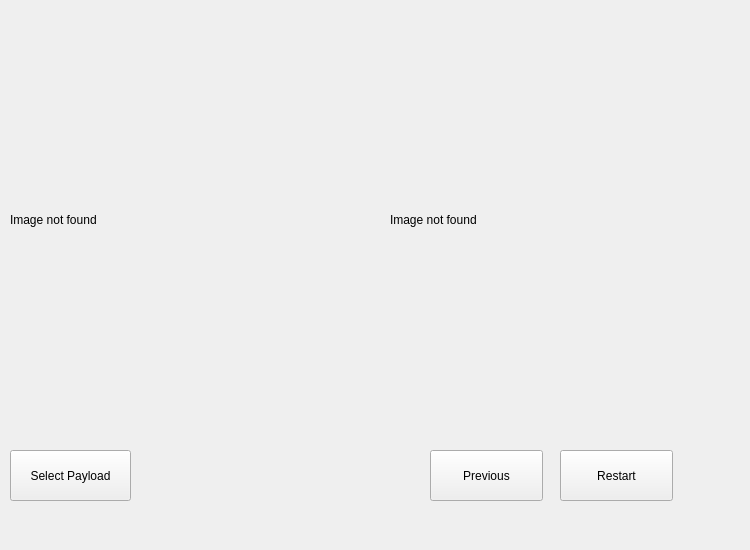
<?xml version="1.0" encoding="UTF-8"?>
<ui version="4.0">
 <class>Form</class>
 <widget class="QWidget" name="Form">
  <property name="geometry">
   <rect>
    <x>0</x>
    <y>0</y>
    <width>750</width>
    <height>550</height>
   </rect>
  </property>
  <property name="windowTitle">
   <string>Form</string>
  </property>
  <widget class="QPushButton" name="selectPayload">
   <property name="geometry">
    <rect>
     <x>10</x>
     <y>450</y>
     <width>121</width>
     <height>51</height>
    </rect>
   </property>
   <property name="text">
    <string>Select Payload</string>
   </property>
  </widget>
  <widget class="QWidget" name="verticalLayoutWidget">
   <property name="geometry">
    <rect>
     <x>390</x>
     <y>10</y>
     <width>351</width>
     <height>421</height>
    </rect>
   </property>
   <layout class="QVBoxLayout" name="verticalLayout">
    <item>
     <widget class="QLabel" name="carrierLabel">
      <property name="text">
       <string>&lt;html&gt;&lt;head/&gt;&lt;body&gt;&lt;p&gt;Image not found&lt;/p&gt;&lt;/body&gt;&lt;/html&gt;</string>
      </property>
     </widget>
    </item>
   </layout>
  </widget>
  <widget class="QWidget" name="verticalLayoutWidget_2">
   <property name="geometry">
    <rect>
     <x>10</x>
     <y>10</y>
     <width>351</width>
     <height>421</height>
    </rect>
   </property>
   <layout class="QVBoxLayout" name="verticalLayout_2">
    <item>
     <widget class="QLabel" name="payloadLabel">
      <property name="text">
       <string>&lt;html&gt;&lt;head/&gt;&lt;body&gt;&lt;p&gt;Image not found&lt;/p&gt;&lt;/body&gt;&lt;/html&gt;</string>
      </property>
     </widget>
    </item>
   </layout>
  </widget>
  <widget class="QPushButton" name="previousButton">
   <property name="geometry">
    <rect>
     <x>430</x>
     <y>450</y>
     <width>113</width>
     <height>51</height>
    </rect>
   </property>
   <property name="text">
    <string>Previous</string>
   </property>
  </widget>
  <widget class="QPushButton" name="pushButton_2">
   <property name="geometry">
    <rect>
     <x>560</x>
     <y>450</y>
     <width>113</width>
     <height>51</height>
    </rect>
   </property>
   <property name="text">
    <string>Restart</string>
   </property>
  </widget>
 </widget>
 <resources/>
 <connections/>
</ui>
